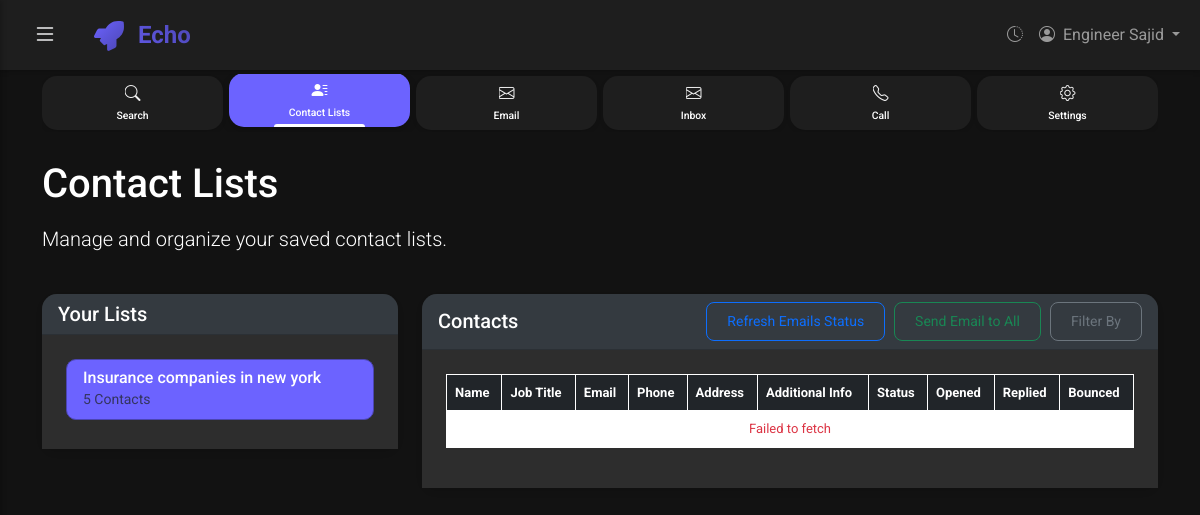
/contact-lists (signed in), run on an earlier commit of the app's database.
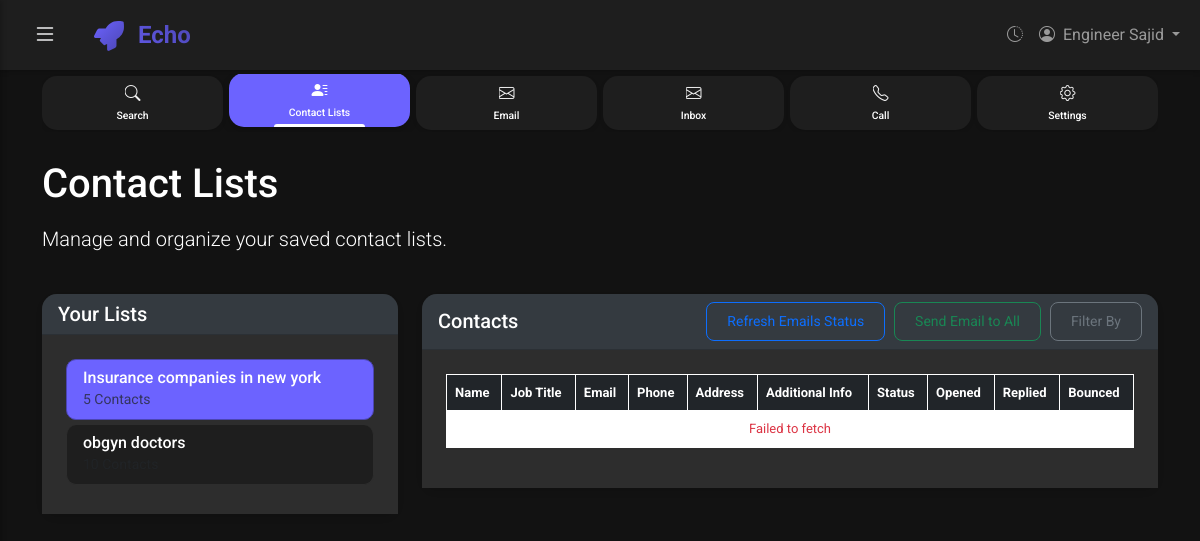
And on a later commit of the database.
### app/models.py (models this page shows, shortened)
class User(Base):
    __tablename__ = "users"
    id = Column(Integer, primary_key=True, index=True)
    name = Column(String(100), nullable=False)
    email = Column(String(100), unique=True, nullable=False, index=True)
    password = Column(String(100), nullable=False)
    created_at = Column(DateTime(timezone=True), server_default=func.now())
    search_history = relationship("SearchHistory", back_populates="user")

class ListContacts(Base):
    __tablename__ = 'list_contacts'
    id = Column(Integer, primary_key=True, index=True)
    name = Column(String, index=True, unique=True)
    contacts = relationship("ContactDetail", back_populates="list")

### app/routes.py (the view)
@router.get("/contact-lists", response_class=HTMLResponse)
async def contact_lists_page(
    request: Request,
    db: Session = Depends(get_db),
    user_info = Depends(get_current_user_for_templates)
    ):
    contact_lists = db.query(models.ListContacts).all()
    return templates.TemplateResponse("contact-lists.html", {
        "request": request,
        "contact_lists": contact_lists,
        **user_info
    })

### templates/contact-lists.html (shortened to what this page needs)
{% extends "base.html" %}
{% block content %}
<div class="row mb-4">
    <div class="col-12">
        <h1 class="mb-3">Contact Lists</h1>
        <p class="lead">Manage and organize your saved contact lists.</p>
    </div>
</div>
<div class="row">
    <div class="col-md-4">
        <div class="card">
            <div class="card-header bg-dark-light">
                <h5 class="mb-0">Your Lists</h5>
            </div>
            <div class="card-body">
                <ul class="list-group" id="contact-lists">
                    {% for list in contact_lists %}
                    <li class="list-group-item list-item" data-list-id="{{ list.id }}">
                        <h6 class="mb-0">{{ list.name }}</h6>
                        <small class="text-muted">{{ list.contacts|length }} Contacts</small>
                    </li>
                    {% endfor %}
                </ul>
            </div>
        </div>
    </div>
    <div class="col-md-8">
        <div class="card">
            <div class="card-header bg-dark-light d-flex justify-content-between align-items-center">
                <h5 class="mb-0">Contacts</h5>
                <div>
                    <button class="btn btn-sm btn-outline-primary">Refresh Emails Status</button>
                    <button class="btn btn-sm btn-outline-success" id="sendEmailBtn">Send Email to All</button>
                    <button class="btn btn-sm btn-outline-secondary">Filter By</button>
                </div>
            </div>
            <div class="card-body" id="contact-details">
                <div class="table-responsive">
                    <table class="table table-bordered border-white">
                        <thead class="table-dark">
                            <tr>
                                <th>Name</th>
                                <th>Job Title</th>
                                <th>Email</th>
                                <th>Phone</th>
                                <th>Address</th>
                                <th>Additional Info</th>
                                <th>Status</th>
                                <th>Opened</th>
                                <th>Replied</th>
                                <th>Bounced</th>
                            </tr>
                        </thead>
                        <tbody id="contacts-table-body">
                        </tbody>
                    </table>
                </div>
            </div>
        </div>
    </div>
</div>
{% endblock %}

### templates/base.html (shortened to what this page needs)
<!DOCTYPE html>
<html lang="en">
<head>
    <link href="https://cdn.jsdelivr.net/npm/bootstrap@5.3.0-alpha1/dist/css/bootstrap.min.css" rel="stylesheet">
    <link href="https://cdn.jsdelivr.net/npm/bootstrap-icons@1.10.0/font/bootstrap-icons.css" rel="stylesheet">
    <link href="{{ url_for('static', path='/css/style.css') }}" rel="stylesheet">
</head>
<body>
    <nav class="navbar navbar-expand-lg navbar-dark">
        <div class="container-fluid">
            <button class="btn btn-link text-light me-3" id="toggleSidebar" type="button">
                <i class="bi bi-list fs-4"></i>
            </button>
            <a class="navbar-brand" href="/">
                <img src="{{ url_for('static', path='/img/logo.svg') }}" alt="Scrapper Logo" width="30" height="30" class="d-inline-block align-text-top me-2">
                Echo
            </a>
            <div class="collapse navbar-collapse" id="navbarNav">
                <ul class="navbar-nav ms-auto">
                    <li class="nav-item">
                        <a class="nav-link" href="/history" data-bs-toggle="tooltip" data-bs-placement="bottom" title="History">
                            <i class="bi bi-clock-history"></i>
                        </a>
                    </li>
                    {% if user_logged_in %}
                    <li class="nav-item dropdown">
                        <a class="nav-link dropdown-toggle" href="#" id="navbarDropdown" role="button" data-bs-toggle="dropdown" aria-expanded="false">
                            <i class="bi bi-person-circle me-1"></i> {{ user_name }}
                        </a>
                    </li>
                    {% endif %}
                </ul>
            </div>
        </div>
    </nav>
    <div class="nav-card-buttons">
        <div class="container">
            <div class="nav-cards">
                <a href="/" class="nav-card-item {% if request.url.path == '/' or request.url.path == '/search' %}active{% endif %}">
                    <i class="bi bi-search"></i>
                    <span>Search</span>
                </a>
                <a href="/contact-lists" class="nav-card-item {% if request.url.path == '/contact-lists' %}active{% endif %}">
                    <i class="bi bi-person-lines-fill"></i>
                    <span>Contact Lists</span>
                </a>
                <a href="/email" class="nav-card-item {% if request.url.path == '/email' %}active{% endif %}">
                    <i class="bi bi-envelope"></i>
                    <span>Email</span>
                </a>
                <a href="/inbox" class="nav-card-item {% if request.url.path == '/inbox' %}active{% endif %}">
                    <i class="bi bi-envelope"></i>
                    <span>Inbox</span>
                </a>
                <a href="/call" class="nav-card-item {% if request.url.path == '/call' %}active{% endif %}">
                    <i class="bi bi-telephone"></i>
                    <span>Call</span>
                </a>
                <a href="/settings" class="nav-card-item {% if request.url.path == '/settings' %}active{% endif %}">
                    <i class="bi bi-gear"></i>
                    <span>Settings</span>
                </a>
            </div>
        </div>
    </div>
    <div class="content-wrapper" id="content-wrapper">
        <div class="container py-4">
            {% block content %}{% endblock %}
        </div>
    </div>
</body>
</html>

### static/css/style.css (style rules this page uses)
:root { --primary: #6c63ff; --secondary: #4b45b2; --success: #28a745; --info: #17a2b8; --warning: #ffc107; --danger: #dc3545; --dark: #121212; --dark-light: #1E1E1E; --dark-lighter: #2d2d2d; --text-primary: #FFFFFF; --text-secondary: #B3B3B3; --border-radius: 15px; --border-radius-sm: 10px; --border-radius-lg: 20px; --border-radius-xl: 30px; }
body { background-color: var(--dark); color: var(--text-primary); font-family: 'Roboto', sans-serif; transition: all 0.3s ease; }
.content-wrapper { transition: margin-left 0.3s ease; min-height: calc(100vh - 70px); }
.navbar { background-color: var(--dark-light) !important; box-shadow: 0 2px 5px rgba(0, 0, 0, 0.2); }
.navbar-brand { font-size: 1.5rem; font-weight: 700; background: linear-gradient(45deg, var(--primary), var(--secondary)); -webkit-background-clip: text; background-clip: text; -webkit-text-fill-color: transparent; margin-right: 20px; }
.card { background-color: var(--dark-light); border: none; border-radius: var(--border-radius); box-shadow: 0 4px 6px rgba(0, 0, 0, 0.1); transition: transform 0.3s ease, box-shadow 0.3s ease; }
.card-body { padding: 1.5rem; }
.card-header { border-top-left-radius: var(--border-radius) !important; border-top-right-radius: var(--border-radius) !important; }
.nav-card-buttons { background-color: var(--dark); padding: 4px 0; }
.nav-cards { display: flex; justify-content: space-between; align-items: center; flex-wrap: nowrap; overflow-x: auto; gap: 6px; padding: 2px 0; }
.nav-card-item { flex: 1; background-color: var(--dark-light); color: var(--text-primary); text-align: center; padding: 6px 8px; border-radius: var(--border-radius); text-decoration: none; transition: all 0.3s ease; min-width: 50px; box-shadow: 0 2px 4px rgba(0, 0, 0, 0.1); display: flex; flex-direction: column; align-items: center; position: relative; overflow: hidden; }
.nav-card-item:hover, .nav-card-item.active { background-color: var(--primary); color: white; transform: translateY(-3px); box-shadow: 0 4px 8px rgba(0, 0, 0, 0.2); }
.nav-card-item:hover::after, .nav-card-item.active::after { content: ''; position: absolute; bottom: 0; left: 25%; width: 50%; height: 3px; background-color: white; border-radius: 3px 3px 0 0; }
.nav-card-item i { font-size: 1rem; margin-bottom: 2px; background: linear-gradient(45deg, #ffffff, #e0e0e0); -webkit-background-clip: text; background-clip: text; -webkit-text-fill-color: transparent; }
.nav-card-item:hover i, .nav-card-item.active i { background: none; -webkit-text-fill-color: white; }
.nav-card-item span { font-size: 0.65rem; font-weight: 500; }
.btn { border-radius: var(--border-radius-sm); padding: 0.5rem 1.25rem; }
.btn-sm { border-radius: calc(var(--border-radius-sm) - 2px); }
.list-group-item { background-color: var(--dark-light); color: var(--text-primary); border-color: var(--dark-lighter); border-radius: var(--border-radius-sm) !important; margin-bottom: 5px; }
.list-group-item:first-child { border-top-left-radius: var(--border-radius-sm) !important; border-top-right-radius: var(--border-radius-sm) !important; }
.list-group-item:last-child { border-bottom-left-radius: var(--border-radius-sm) !important; border-bottom-right-radius: var(--border-radius-sm) !important; }
.list-group-item.active { background-color: var(--primary); border-color: var(--secondary); }

### templates/contact-lists.html (style rules this page uses)
.table tbody td, th { color: white; white-space: nowrap; font-size: small; }
.table-responsive { overflow-x: auto; }
.table-bordered th, .table-bordered td { border: 1px solid white !important; }
.btn-link { text-decoration: none; color: #007bff; }
.card-header.bg-dark-light { background-color: #343a40 !important; color: white; }
.card-body { background-color: #2d2d2d; }
.btn-outline-primary, .btn-outline-success, .btn-outline-secondary { margin-left: 5px; }

What changed in the data, as far as the page shows it:
added ListContacts: name "obgyn doctors"
